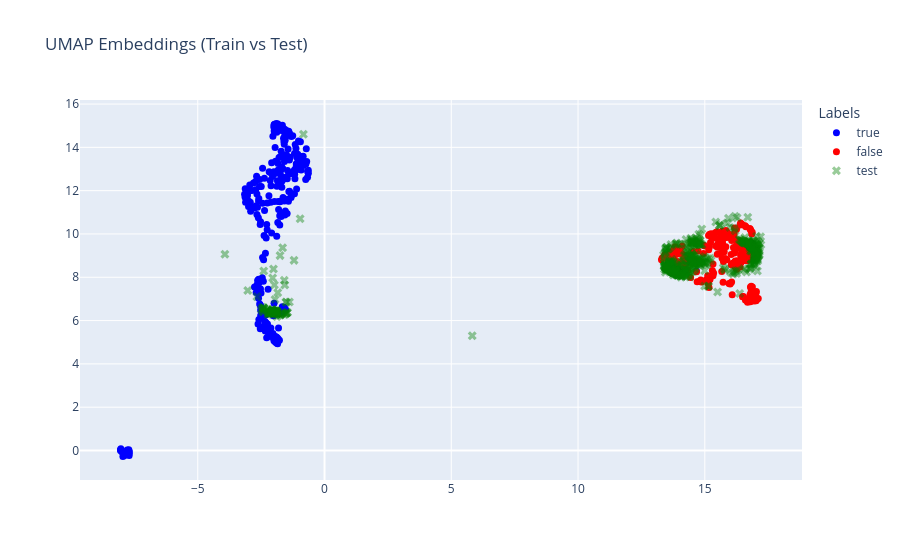

Here is the notebook cell this chart was saved with:
### Code cell
plot_umap_from_precomputed(E_Y_Tr,L_Y_Tr,"ICDAR(1)/ICDAR/3. Yāqūt al-Mustaʿṣimī/img_cropped",E_Y_Te, L_Y_Te,"ICDAR(1)/ICDAR/3. Yāqūt al-Mustaʿṣimī/img_cropped_test",output_file = "res/Emb_Yaqut_cropped.html")

### Figure 1 — Plotly figure (JSON) as saved in the notebook; plotly's stock layout.template omitted (floating-point values rounded to 4 significant figures; data arrays with more than 128 entries replaced by an {"elided": "..."} marker saying what was removed)
{"data": [{"hovertext": {"elided": "275 str values"}, "marker": {"color": "blue", "size": 7, "symbol": "circle"}, "mode": "markers", "name": "true", "text": {"elided": "275 str values"}, "type": "scatter", "x": {"elided": "275 float values"}, "y": {"elided": "275 float values"}}, {"marker": {"color": "red", "size": 7, "symbol": "circle"}, "mode": "markers", "name": "false", "text": {"elided": "188 str values"}, "type": "scatter", "x": {"elided": "188 float values"}, "y": {"elided": "188 float values"}}, {"marker": {"color": "green", "opacity": 0.4, "size": 8, "symbol": "x"}, "mode": "markers", "name": "test", "text": {"elided": "633 str values"}, "type": "scatter", "x": {"elided": "633 float values"}, "y": {"elided": "633 float values"}}], "layout": {"legend": {"title": {"text": "Labels"}}, "title": {"text": "UMAP Embeddings (Train vs Test)"}}}
